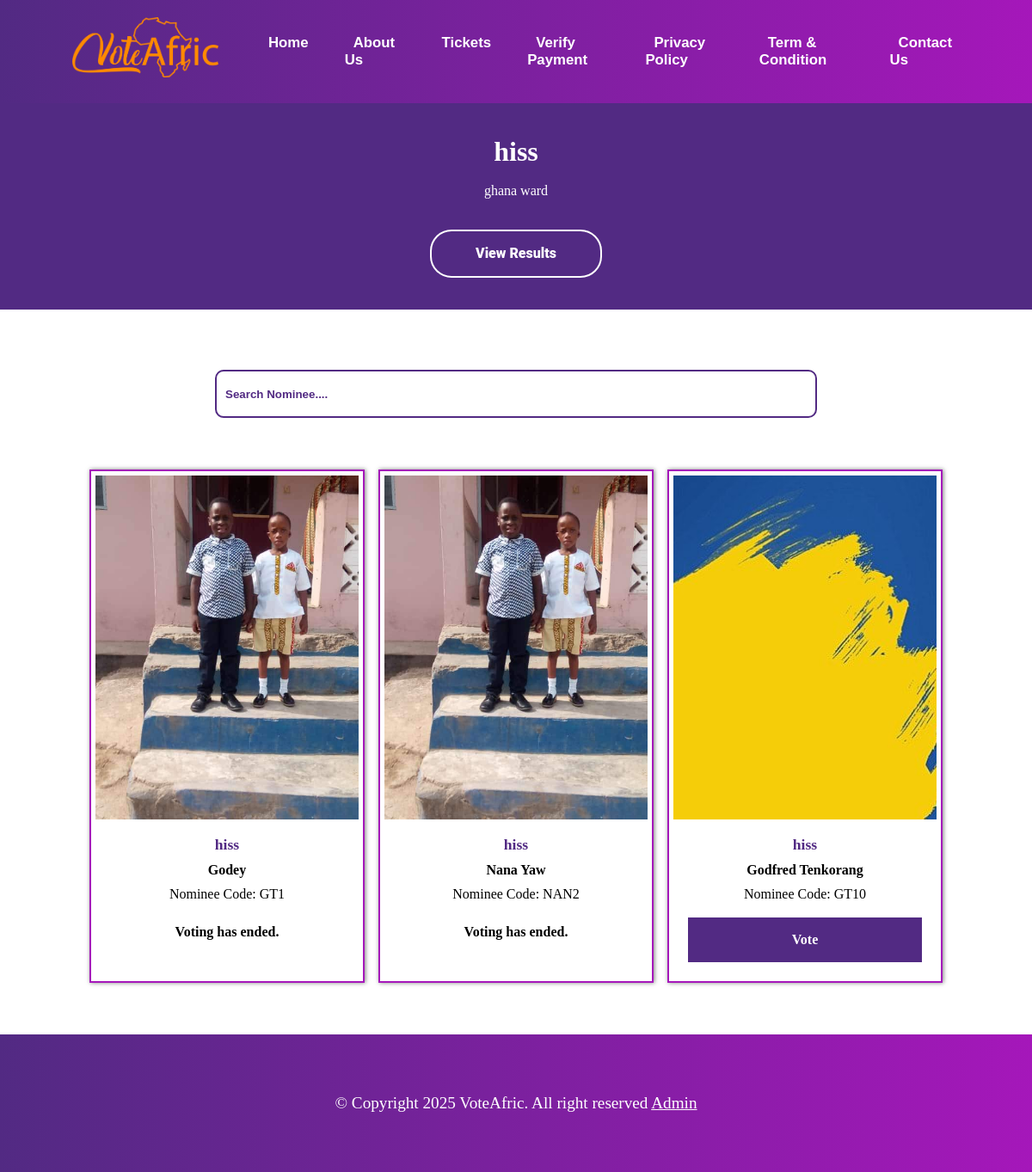
The app's page /payment/nominee/hissfffff/, older data.
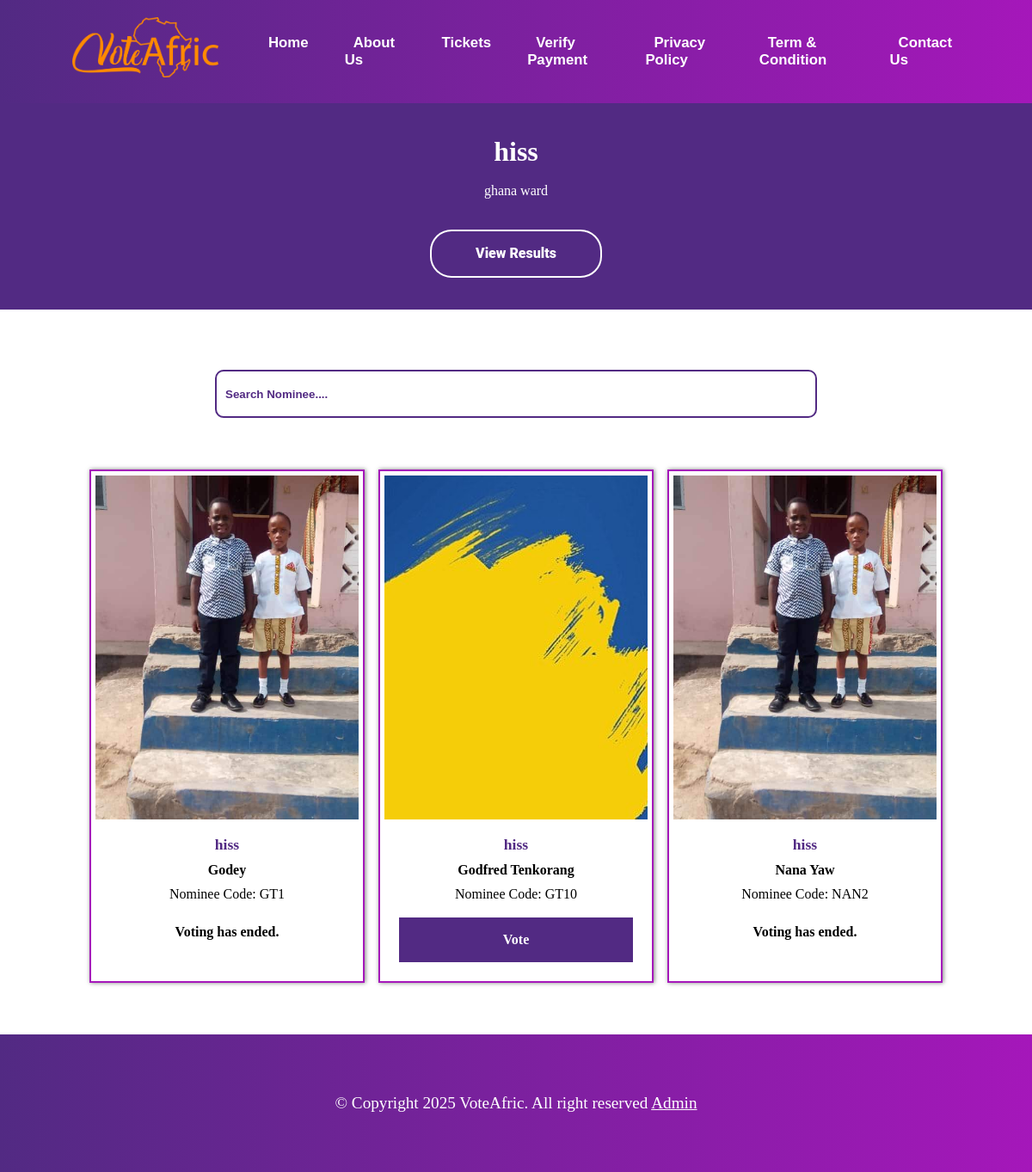
The same page, newer data.
### vote/models.py (models this page shows, shortened)
class SubCategory(models.Model):
    category = models.ForeignKey(Category, on_delete=models.CASCADE)
    content = models.CharField(max_length=100)
    slug = models.SlugField(unique=True)
    date = models.DateTimeField(timezone.now)
    class Meta:
        verbose_name_plural = "sub categories"
        ordering = ('-date',)

class Category(models.Model):
    award = models.CharField(max_length=100)
    title = models.CharField(max_length=100, null=True)
    image = models.ImageField(upload_to="category")
    slug = models.SlugField(unique=True)
    date_added = models.DateTimeField('date added', null=True)
    end_date = models.DateTimeField('end date', null=True)
    access_code = models.CharField(max_length=10, unique=True, null=True, blank=True)
    class Meta:
        verbose_name_plural = "categories"
        ordering = ('-date_added',)
    def __str__(self):
        return self.award

### payment/models.py (models this page shows, shortened)
class Nominees(models.Model):
    category = models.ForeignKey(Category, on_delete=models.CASCADE, null=True)
    sub_category = models.ForeignKey(SubCategory, on_delete=models.CASCADE, null=True)
    name = models.CharField(max_length=100)
    image = models.ImageField(upload_to="nominees")
    slug = models.SlugField(unique=True, null=True)
    total_vote = models.IntegerField(default=0, null=True)
    price_per_vote = models.DecimalField(max_digits=5, decimal_places=2, default=0.50, null=True, blank=True)
    can_vote = models.BooleanField(default=True)
    can_see_result = models.BooleanField(default=True)
    code = models.CharField(max_length=4, unique=True, null=True)
    access_code = models.CharField(max_length=4, unique=True, null=True, blank=True)
    phone_number = models.CharField(max_length=225, null=True, blank=True, default='')
    date_added = models.DateTimeField('date added', null=True)
    end_date = models.DateTimeField('end date', null=True)
    class Meta:
        verbose_name_plural = "nominees"
        ordering = ('-total_vote',)

### payment/views.py (the view)
# urls.py: path('nominee/<slug:nominee_slug>/', views.nominees, name='nominee_detail'),
def nominees(request, nominee_slug):
    sub_category = None
    nominees = Nominees.objects.all()
    current_time = timezone.now()
    if nominee_slug:
        sub_category = get_object_or_404(SubCategory, slug=nominee_slug)
        nominees = nominees.filter(sub_category=sub_category)
    context = {
        'sub_category': sub_category,
        'nominees': nominees,
        'current_time': current_time,
        'title': 'Nominees',
    }
    return render(request, 'payment/nomineesPage.html', context)

### payment/templates/payment/nomineesPage.html (shortened to what this page needs)
{% extends 'vote/base.html' %}
{% load static %}
{% block content %}
<div class="banners">
    <div class="banners-content">
        <h1>{% if sub_category %}{{ sub_category.content }}{% else %}Award Name{% endif %}</h1>
        <br>
        <p>{% if sub_category %}{{ sub_category.category }}{% else %}Award Name{% endif %}</p>
        <div class="button">
            <a href="{% url 'result' sub_category.slug %}">View Results</a>
        </div>
    </div>
</div>
<div style="justify-content: center; text-align:center; padding: 5px;">
</div>
  <div class="search-bar-section">
      <form action="">
        <input type="search" name="search" id="search" placeholder="Search Nominee....">
    </form>
  </div>
<section class="nominees-section-container content">
    <div class="nominees-container">
        {% for n in nominees %}
        <div class="nominees">
            <img src="{{ n.image.url }}" alt="image" loading="lazy">
            <div class="nominees-detail">
                <h2>{{ n.sub_category.content }}</h2>
                <h3>{{ n.name }}</h3>
                <p>Nominee Code: {{ n.code }}</p>
                <div class="vote-button">
                    {% if current_time < n.end_date %}
                    <a href="{% url 'vote-page' n.slug %}">Vote</a>
                    {% else %}
                    <h3>Voting has ended.</h3>
                    {% endif %}
                </div>
            </div>
        </div>
        {% endfor %}
    </div>
</section>
{% endblock content %}

### vote/templates/vote/base.html (shortened to what this page needs)
{% load static %}
<!DOCTYPE html>
<html lang="en">
<head>
    <link rel="stylesheet" href="{% static 'vote/style.css' %}">
    <link rel="stylesheet" href="https://cdnjs.cloudflare.com/ajax/libs/font-awesome/6.4.2/css/all.min.css"
 />
</head>
<body>
    <header>
        <div class="nav-bar">
            <nav>
                <div class="logo">
                    <a href="{% url 'index' %}">
                        <img src="{% static 'vote/img/voteafric-logo.png' %}" alt="voteafric">
                    </a>
                </div>
                <ul class="navLinks">
                    <li><a  href="{% url 'index' %}">Home</a></li>
                    <li><a href="{% url 'about' %}">About Us</a></li>
                    <li><a href="{% url 'ticketing' %}">Tickets</a></li>
                    <li><a href="{% url 'search_transaction' %}">Verify Payment</a></li>
                    <li><a href="{% url 'policy' %}">Privacy Policy</a></li>
                    <li><a href="{% url 'termsCondition' %}">Term & Condition </a></li>
                    <li><a href="{% url 'contact' %}">Contact Us</a></li>
                </ul>
            </nav>
        </div>
    </header>
    {% block content %} {% endblock %}
    <footer>
        <p> © Copyright 2025 VoteAfric. All right reserved {% if user.is_authenticated %}<a href="{% url 'access_award_by_code' %}">Admin</a> {% else %} <a href="{% url 'login' %}">Admin</a> {% endif %}</p>
    </footer>
</body>
</html>

### vote/static/vote/style.css (style rules this page uses)
* { padding: 0; margin: 0; text-decoration: none; list-style: none; box-sizing: border-box; }
:root { --voiletColor: #522a83; --orangeColor: #fb812b; --whiteColor: #fff; --violetColor: #522a83; --lightViolet: #f3e9fb; }
header { width: 100%; padding: 20px 7%; z-index: 1; color: #fff; position: relative; min-height: 8vh; font-family: 'Franklin Gothic Medium', 'Arial Narrow', Arial, sans-serif; background-image: linear-gradient(to right, #522a83, #a517ba); }
.nav-bar { display: flex; justify-content: space-between; gap: 2rem; }
nav { display: flex; gap: 3rem; justify-content: space-between; width: 100%; }
.navLinks { display: flex; gap: 2rem; padding: 20px 0; }
.logo img { width: 170px; }
.navLinks a { color: var(--whiteColor); font-size: 1.4vw; font-weight: 900; padding: 0 10px; }
.search-bar-section { padding-top: 5%; }
.search-bar-section form { display: flex; justify-content: center; align-items: center; padding: 0 5%; }
.search-bar-section input { width: 100%; max-width: 700px; height: 7vh; outline: none; border: solid 2px #522a83; padding: 10px; border-radius: 10px; color: var(--voiletColor); }
.search-bar-section input::placeholder { color: var(--voiletColor); font-weight: 700; }
.banners { position: relative; }
.banners-content { background-color: var(--voiletColor); width: 100%; height: 30vh; text-align: center; display: flex; flex-direction: column; align-items: center; justify-content: center; color: var(--whiteColor); }
.award-category-section, .nominees-section-container { padding: 5% 6%; }
.award-category-container, .nominees-container { display: flex; justify-content: center; flex-wrap: wrap; gap: 1rem; }
.category, .nominees { width: 100%; max-width: 320px; min-height: 40vh; background-color: var(--whiteColor); border: solid 2px #a517ba; box-shadow: 1px 0 5px rgba(0, 0, 0, 0.5); transition: transform 0.5s; padding: 5px; }
.nominees img { width: 100%; height: 50vh; object-fit: cover; }
.category-details, .nominees-detail { display: flex; padding-top: 5%; align-items: center; flex-direction: column; }
.category-details h2, .nominees-detail h2 { font-size: 1.1rem; color: var(--voiletColor); text-align: center; }
.category-details h3, .nominees-detail h3 { font-size: 1rem; padding: 10px; text-align: center; }
.vote-button { width: 100%; padding: 5%; }
.vote-button a { padding: 10px 25px; font-weight: 500; background-color: var(--voiletColor); cursor: pointer; transition: all 0.3s ease; position: relative; display: flex; align-items: center; justify-content: center; width: 100%; min-height: 7vh; text-align: center; border: 2px solid rgb(255, 255, 255); z-index: 0; color: var(--whiteColor); font-weight: 900; }
.vote-button a:after { position: absolute; content: ""; width: 100%; height: 0; bottom: 0; left: 0; z-index: -1; background: var(--orangeColor); transition: all 0.3s ease; border-radius: 25px; }
.button { display: flex; justify-content: center; margin-top: 3%; width: 100%; max-width: 200px; align-items: center; }
.button a { padding: 10px 25px; font-family: "Roboto", sans-serif; font-weight: 500; background: transparent; outline: none !important; cursor: pointer; transition: all 0.3s ease; position: relative; display: flex; align-items: center; justify-content: center; width: 100%; min-height: 7vh; text-align: center; border-radius: 25px; border: 2px solid rgb(255, 255, 255); z-index: 0; color: white; font-weight: 900; }
.button a:after { position: absolute; content: ""; width: 100%; height: 0; bottom: 0; left: 0; z-index: -1; background: rgb(255, 255, 255); transition: all 0.3s ease; border-radius: 25px; }
footer { position: relative; background-image: linear-gradient(to right, #522a83, #a517ba); display: flex; flex-wrap: wrap; gap: 1rem; justify-content: center; align-items: center; padding: 20px 10px; min-height: 20vh; width: 100%; }
footer a { color: var(--whiteColor); text-decoration: underline; }
footer p { color: var(--whiteColor); font-size: 1.2rem; }

Row changes from the older to the newer data that the page shows:
changed Nominees "Godfred Tenkorang": moves up the list
